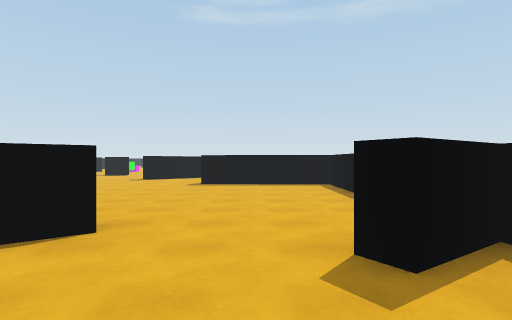
view 1 (above)

24 first-person views from a walk through a 3-D level made in the Unity game engine. The camera is 1.5 m above the floor, looks level and sees 80° across. The floor is counted in squares, 2 m on a side. Each view is taken from the middle of a square. On the plan, view 1 faces up. The plan holds only what a view shows up to about 10 squares ahead; the rest is blank. The place goes on beyond the plan. Surface patterns are stand-ins for the level's own textures.

view 2
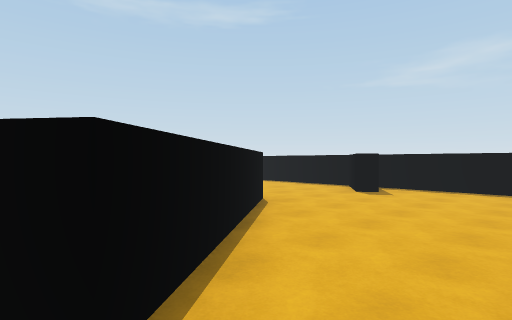

view 3
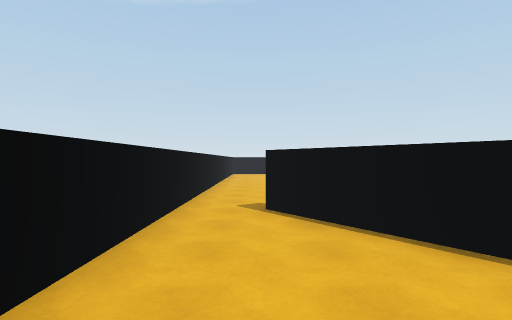

view 4
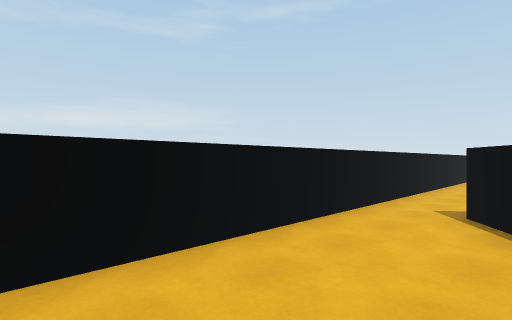

view 5
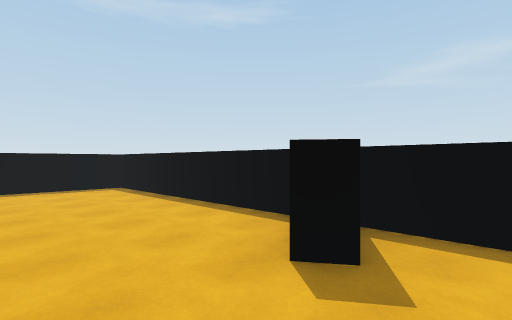

view 6
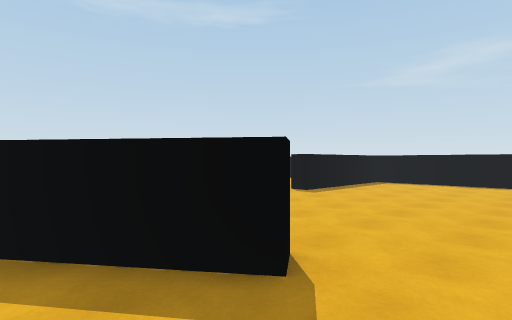

view 7
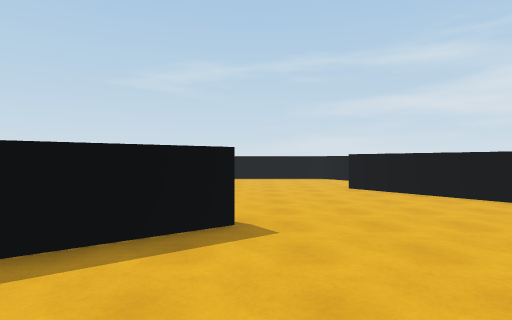

view 8
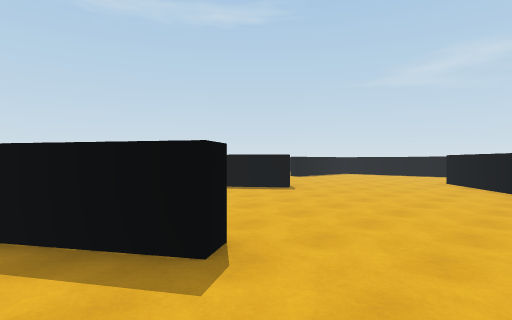

view 9
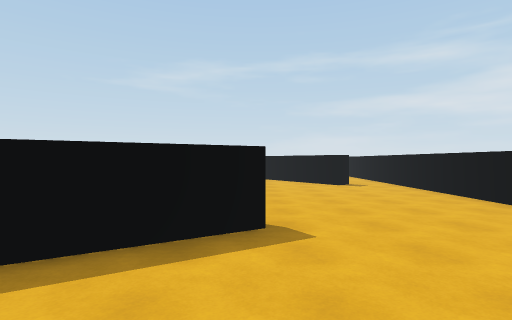

view 10
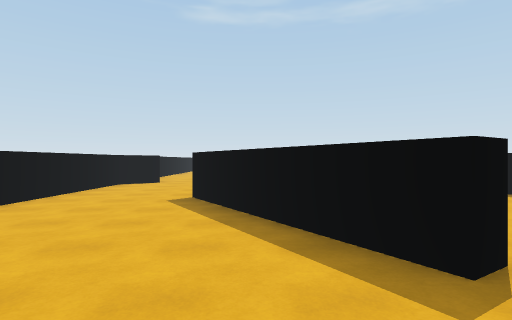

view 11
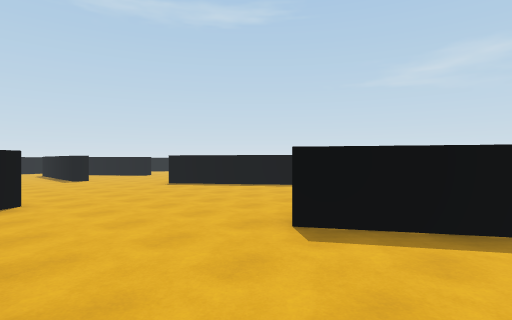

view 12
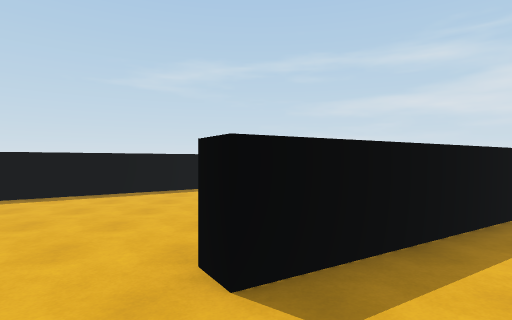

view 13
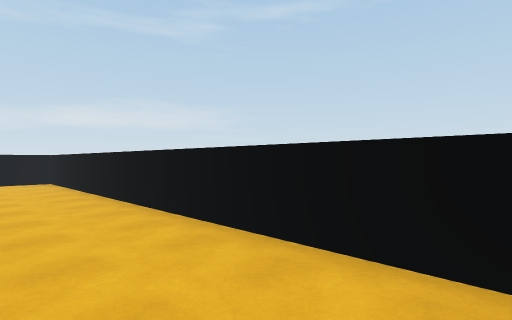

view 14
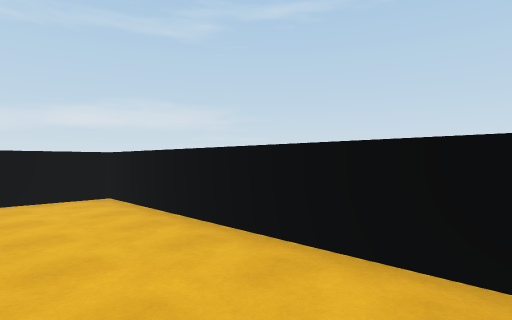

view 15
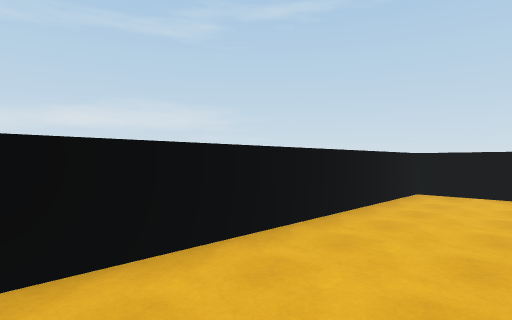

view 16
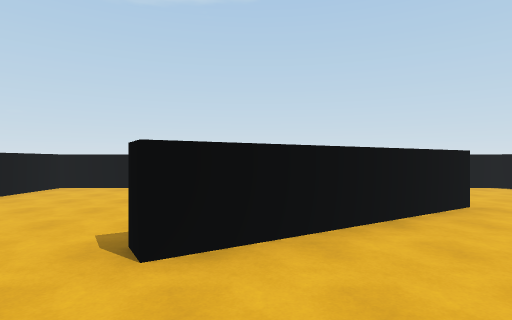

view 17
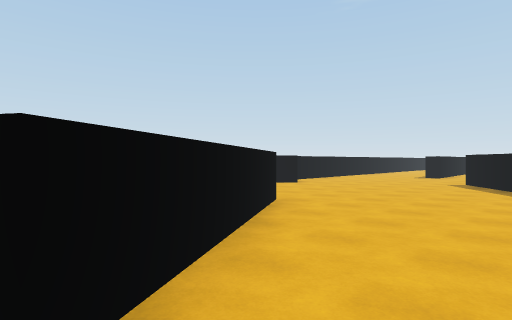

view 18
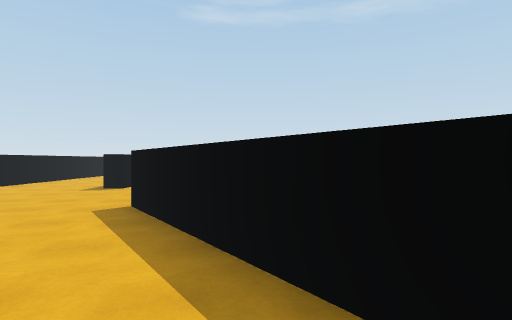

view 19
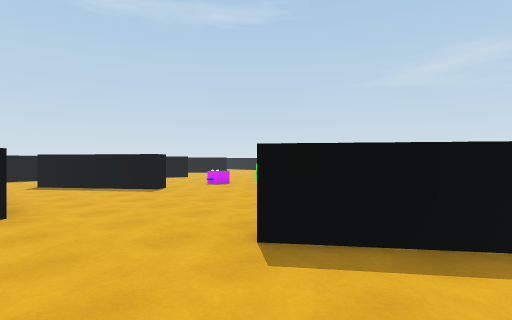

view 20
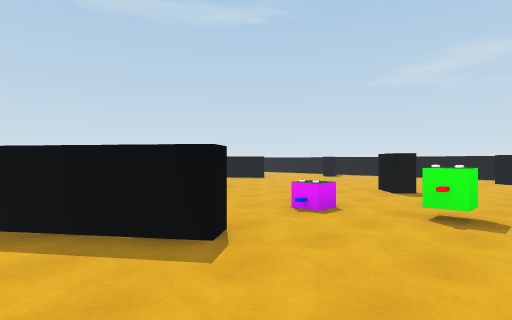

view 21
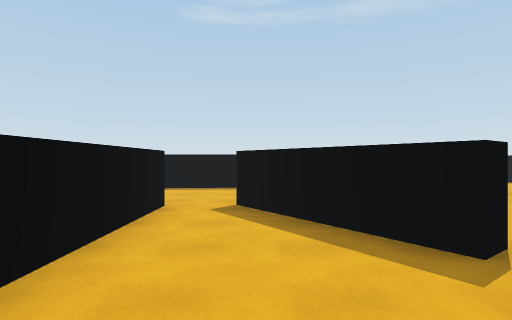

view 22
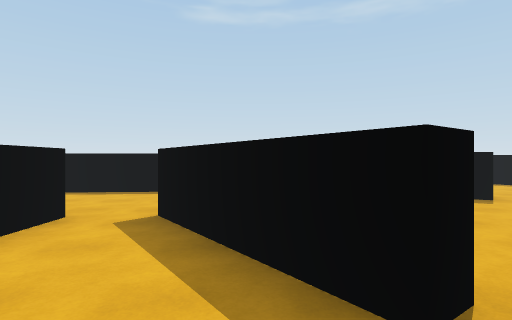

view 23
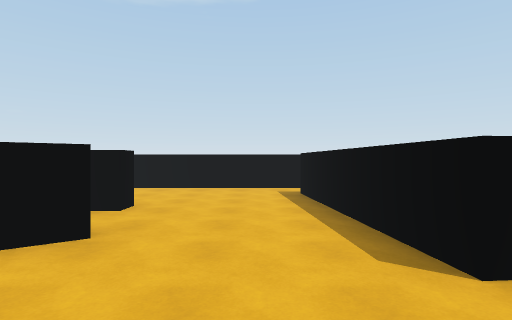

view 24
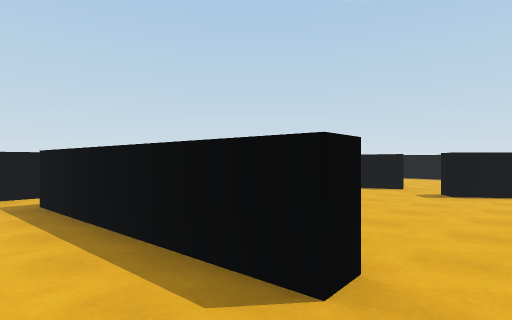

### Floor plan
Points are (right, up) in squares from view 1. A wall is a line through its corners. A room is listed if a view was taken in it or the views show most of it. See-through windows are left out.
Room 1 (views 1, 3, 4, 5)
walls: (-3.6, -1.2) (-1.1, -1.2); (-1.6, 3.2) (-4.7, 0.8); (2.3, -0.4) (2.3, 2.8) (1.1, 2) (0.8, 2.4)
ways out: opening at (-4.5, -0.5) to room 2; opening at (-0.5, 3) to room 2
Room 2 (views 2, 6, 7, 8, 9, 10, 11, 12, 13, 14, 15, 16, 17, 18, 19, 20, 21, 22, 23, 24)
walls: (-9.8, 19.6) (-10.3, 19.3) (-12.3, 22.1); (-11.9, 22.4) (-11.5, 21.8); (-14, 22) (-13.5, 22) (-13.5, 17) (-14, 17); (-10.9, 25.9) (-10.9, 25.4) (-15.9, 25); (-0.2, 18.1) (0.2, 18.5); (-17.2, 19) (-17.2, 17.5); (-3.4, 27.1) (-3.7, 27.5); (-17.2, 25.2) (-17.2, 20.6); (-16.1, 11.2) (-17.2, 10.4) (-17.2, -1.2) (-3.6, -1.2); (-6.4, 6.2) (-12.1, 14); (-13.9, 7.4) (-11.2, 3.2) (-11.6, 2.9) (-14.3, 7.2); (-10.6, 31.8) (-11.5, 31.2) (-11.9, 31.6); (-12.8, 32.2) (-13.9, 31.8); (-4.7, 0.8) (-5.7, 0.1) (-6, 0.5) (-1.9, 3.6); (0.8, 2.4) (2.3, 3.4) (2.3, 9.4) (-1.7, 9.5) (-1.7, 10)
ways out: opening at (-4.5, -0.5) to room 1; opening at (-0.5, 3) to room 1; gap at (-13, 32)
objects: other object (-8, 18); other object (-8, 20); black block (-5, 20) to (-4, 20)

Positions as (right, up) in squares from view 1, and headings:
1: (0, 0), facing up
2: (-6, -1), facing up-right
3: (-1, 0), facing left
4: (-1, 1), facing down-left
5: (-1, 1), facing up-right
6: (-8, 5), facing up-right
7: (-10, 6), facing right
8: (-13, 1), facing up-right
9: (-15, 3), facing right
10: (-13, 1), facing up
11: (-17, 5), facing up-right
12: (-16, 7), facing right
13: (-15, 10), facing down-left
14: (-15, 5), facing down-left
15: (-10, 1), facing down-left
16: (-9, 4), facing left
17: (-10, 3), facing up-left
18: (-10, 9), facing up
19: (-14, 12), facing up-right
20: (-12, 17), facing up-right
21: (-12, 17), facing up
22: (-11, 18), facing up
23: (-9, 24), facing left
24: (-10, 24), facing up-left
